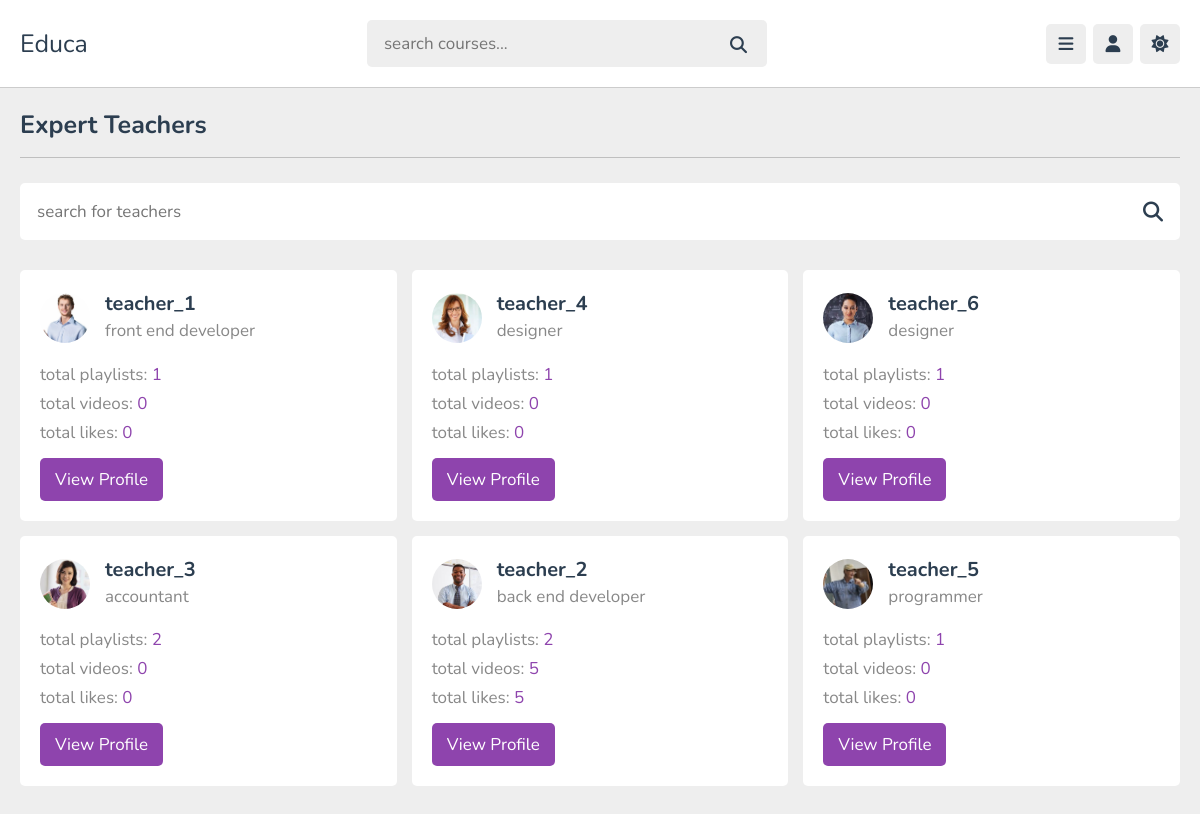
The app's page /teachers.php with its own data.
### tables this page shows
CREATE TABLE `teachers` (
  `id` VARCHAR(20)  PRIMARY KEY ,
  `name` varchar(50) DEFAULT NULL,
  `profession` varchar(50) DEFAULT NULL,
  `email` varchar(50) DEFAULT NULL,
  `password` varchar(50) DEFAULT NULL,
  `image` varchar(100) DEFAULT NULL
);

### teachers.php (the view, shortened to what this page needs)
<?php
include 'components/connection.php';
?>
<!DOCTYPE html>
<html lang="en">
<head>
  <link rel="stylesheet" href="https://cdnjs.cloudflare.com/ajax/libs/font-awesome/6.1.2/css/all.min.css" />
  <link rel="stylesheet" href="css/style.css" />
</head>
<body>
  <?php include 'components/user_header.php' ?>
  <section class="teachers">
    <h1 class="heading">expert teachers</h1>
    <form method="post" class="search-form">
      <input type="text" name="search_value" placeholder="search for teachers" />
      <button type="submit" name="search_btn" class="fas fa-search"></button>
    </form>
    <div class="box-container">
      <?php
      if(isset($_POST['search_btn']) or isset($_POST['search_value'])){
        $search_value = filter_var($_POST['search_value'], FILTER_SANITIZE_STRING);
        $select_teachers = $conn->prepare("SELECT * FROM teachers WHERE name LIKE '%{$search_value}%'");
        $select_teachers->execute([]);
        $fetch_teachers = $select_teachers->fetchAll(PDO::FETCH_OBJ);
      }else{
        $select_teachers = $conn->prepare("SELECT * FROM teachers");
        $select_teachers->execute([]);
        $fetch_teachers = $select_teachers->fetchAll(PDO::FETCH_OBJ);
      }
      if($select_teachers->rowCount()>0){
        foreach($fetch_teachers as $fetch_teacher){
          $select_playlists = $conn->prepare("SELECT * FROM playlist WHERE teacher_id = ? AND status = ?");
          $select_playlists->execute([$fetch_teacher->id, "active"]);
          $no_of_playlists = $select_playlists->rowCount();
          $select_courses = $conn->prepare("SELECT * FROM content WHERE teacher_id = ? AND status = ?");
          $select_courses->execute([$fetch_teacher->id, "active"]);
          $no_of_courses = $select_courses->rowCount();
          $no_of_likes = 0;
          while($fetch_course = $select_courses->fetch(PDO::FETCH_OBJ)){
            $select_likes = $conn->prepare("SELECT * FROM likes WHERE content_id = ?");
            $select_likes->execute([$fetch_course->id]);
            $no_of_likes += $select_likes->rowCount();
          }
          ?>
      <div class="box">
        <div class="box-info">
          <?php if($fetch_teacher->image != '' ){?>
          <img src="images/uploaded_images/teachers/<?= $fetch_teacher->image?>" alt="teacher-image" />
          <?php }else{?>
          <p class="alt-img"><?= $fetch_teacher->name[0]?></p>
          <?php }?>
          <div>
            <h5><?= $fetch_teacher->name?></h5>
            <p><?= $fetch_teacher->profession?></p>
          </div>
        </div>
        <p>total playlists: <span><?=$no_of_playlists?></span></p>
        <p>total videos: <span><?=$no_of_courses?></span></p>
        <p>total likes: <span><?=$no_of_likes?></span></p>
        <a href="teacher_profile.php?id=<?=$fetch_teacher->id?>" class="btn inline-btn">view profile</a>
      </div>
      <?php }}else{ ?>
      <p class="error back-error">There is no teachers!</p>
      <?php } ?>
    </div>
  </section>
</body>
</html>

### css/style.css (style rules this page uses)
:root { --main-color: #8e44ad; --red: #e74c3c; --orange: #f39c12; --light-color: #888; --light-bg: #eee; --black: #2c3e50; --white: #fff; --border: 0.1rem solid rgba(0, 0, 0, 0.2); --transition: 0.1s linear; }
* { font-family: "Nunito", sans-serif; margin: 0; padding: 0; box-sizing: border-box; outline: none; border: none; text-decoration: none; background: none; }
html { font-size: 62.5%; overflow-x: hidden; }
body { background-color: var(--light-bg); padding-left: 28rem; }
section { padding: 2rem; margin-bottom: 2rem; max-width: 1200px; margin: 0 auto; }
img, video { object-fit: cover; max-width: 100%; }
.btn { border-radius: 0.5rem; color: #fff; font-size: 1.7rem; cursor: pointer; text-transform: capitalize; padding: 1rem 1.5rem; text-align: center; margin-top: 1rem; display: block; width: 100%; background-color: var(--main-color); transition: var(--transition); }
.inline-btn { display: inline-block; width: fit-content; }
.box-container { display: grid; gap: 1.5rem; justify-content: center; align-items: flex-start; }
.box { max-width: 100%; }
.heading { font-size: 2.5rem; color: var(--black); margin-bottom: 2.5rem; border-bottom: var(--border); padding-bottom: 1.5rem; text-transform: capitalize; }
.teachers .search-form { width: 100%; font-size: 1.8rem; background-color: var(--white); position: relative; border-radius: 0.5rem; }
.teachers .search-form input { padding: 1.7rem; width: 100%; font-size: 1.7rem; color: var(--black); }
.teachers .search-form button { position: absolute; top: 50%; transform: translateY(-50%); right: 1.7rem; color: var(--black); font-size: 2rem; cursor: pointer; transition: var(--transition); }
.teachers .box-container { grid-template-columns: repeat(auto-fit, minmax(30rem, 1fr)); margin: 3rem 0; }
.teachers .box-container .box { max-width: 50rem; background-color: var(--white); padding: 2rem; border-radius: 0.5rem; }
.teachers .box-container .box p { line-height: 1.7; color: var(--light-color); font-size: 1.7rem; }
.teachers .box-container .box .box-info { display: flex; align-items: center; gap: 1.5rem; margin-bottom: 1.5rem; }
.teachers .box-container .box .box-info img { width: 5rem; height: 5rem; border-radius: 50%; }
.teachers .box-container .box .box-info div h5 { font-size: 2rem; color: var(--black); }
.teachers .box-container .box .box-info div p { font-size: 1.7rem; color: var(--light-color); }
.teachers .box-container .box p span { color: var(--main-color); }
@media (max-width: 1200px) { body { padding-left: 0; } }

### records on screen
teachers: image (picture), name "teacher_1", profession "front end developer", no_of_playlists "1", no_of_courses "0", no_of_likes "0"
teachers: image (picture), name "teacher_4", profession "designer", no_of_playlists "1", no_of_courses "0", no_of_likes "0"
teachers: image (picture), name "teacher_6", profession "designer", no_of_playlists "1", no_of_courses "0", no_of_likes "0"
teachers: image (picture), name "teacher_3", profession "accountant", no_of_playlists "2", no_of_courses "0", no_of_likes "0"
teachers: image (picture), name "teacher_2", profession "back end developer", no_of_playlists "2", no_of_courses "5", no_of_likes "5"
teachers: image (picture), name "teacher_5", profession "programmer", no_of_playlists "1", no_of_courses "0", no_of_likes "0"
